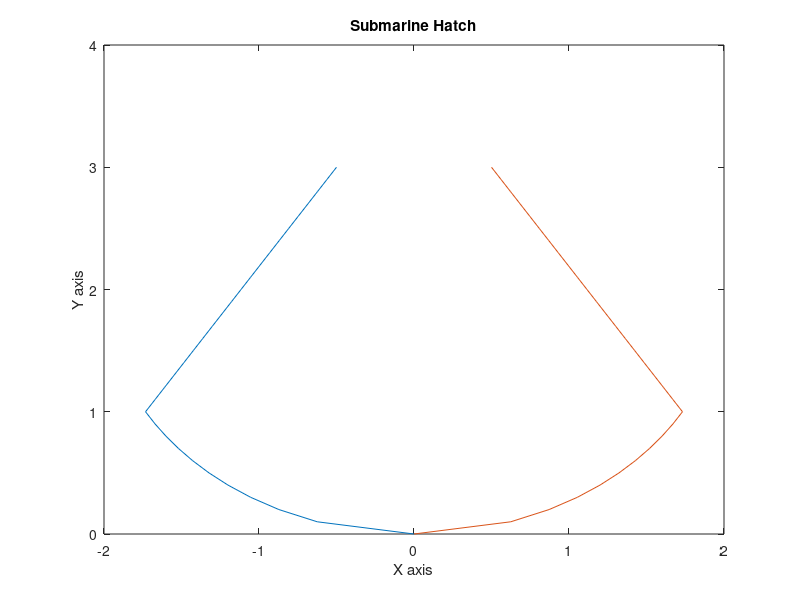

MATLAB code to generate this figure:
%Kyle O'Connor
%
%Lab 9
%
%3/9/2016

home;
clear all;
clc;

load Airplane_Hatch
%load Submarine_Hatch
%Submarine Hatch Plot
plot(x_left,y_hatch)
hold on;
plot(x_right,y_hatch)
axis([-2 2 0 4])
xlabel('X axis')
ylabel('Y axis')
title('Submarine Hatch')

altitude = input('What altitude is the plane at? ');
%saltDens = 1027;
ap = 101353;
g = 9.8;
totalForce = 0;
dy = abs(y_hatch(2) - y_hatch(1));

%Outisde Pressure and Force update
for i = 1:length(y_hatch)-1
    h = altitude - y_hatch(i);
    area = ((x_right(i) - x_left(i)) + (x_right(i+1) - x_left(i+1)))/2;
    pressure(i) = ap * ((1 - ((2.25577*10^-5) * h)))^5.25588;
    
end

%summed Outside
totalOutForce = (sum(pressure) * area);
%inside Force updated
for i = 1:length(y_hatch)-1
    area = ((x_right(i) - x_left(i)) + (x_right(i+1) - x_left(i+1)))/2;
    insideForce(i) = ap * area * dy;
end
%Summed Inside
totalInside = sum(insideForce);
TotalForce = totalOutForce - totalInside;
fprintf('Altitude: %i\n', altitude)
fprintf('Pressure: %i\n', sum(pressure))
fprintf('Total Outside Force: %13.0f \n', totalOutForce)
fprintf('Total Inside Force: %7.0f \n', totalInside)
fprintf('Total Force on Hatch: %13.0f\n', TotalForce)
if TotalForce < 350000
    fprintf('The Altitude IS safe')
else
    fprintf('The Altitude IS NOT safe')
end